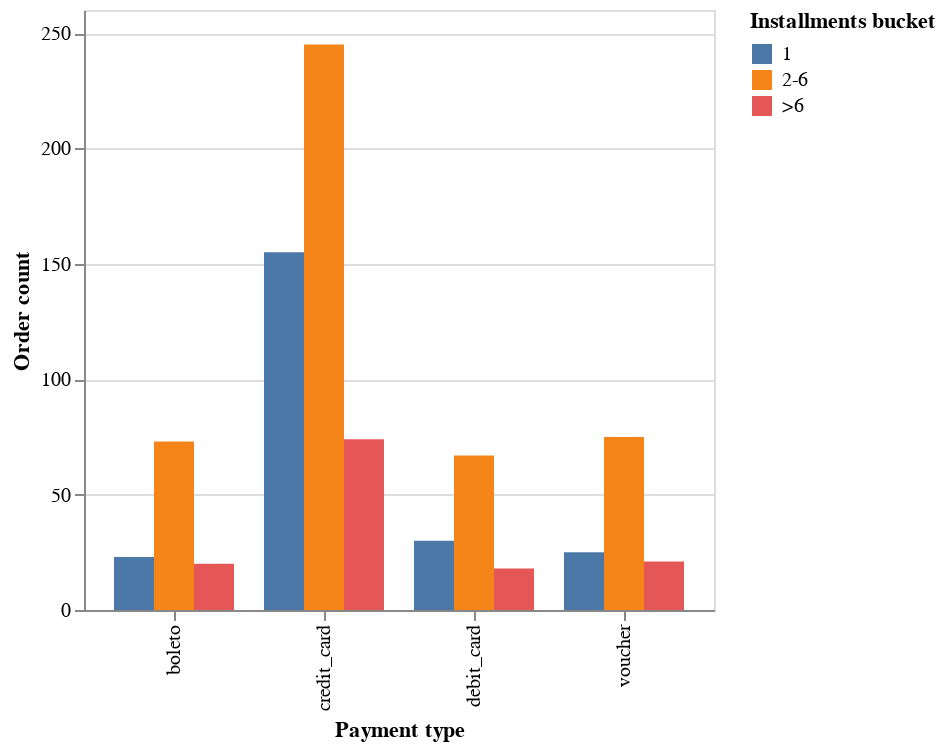

Notebook source saved alongside this figure:
### Code cell
thread.plot('draw a grouped bar chart - x axis should be payment_type, color - installments bucket')

### Figure 1 — Vega-Lite specification as saved in the notebook (floating-point values rounded to 4 significant figures)
{"config": {"view": {"continuousWidth": 300, "continuousHeight": 300}}, "data": {"name": "data-2db8fdd8802d3dc7ec5c94578cc42c36"}, "mark": {"type": "bar"}, "encoding": {"color": {"field": "installments_bucket", "title": "Installments bucket", "type": "nominal"}, "x": {"axis": {"title": "Payment type"}, "field": "payment_type", "type": "nominal"}, "xOffset": {"field": "installments_bucket"}, "y": {"axis": {"title": "Order count"}, "field": "order_count", "type": "quantitative"}}, "$schema": "https://vega.github.io/schema/vega-lite/v5.json", "datasets": {"data-2db8fdd8802d3dc7ec5c94578cc42c36": [{"payment_type": "boleto", "installments_bucket": "1", "order_count": 23, "reviewed_order_count": 3, "aov": 691.8, "avg_review_score": 3.0}, {"payment_type": "boleto", "installments_bucket": "2-6", "order_count": 73, "reviewed_order_count": 24, "aov": 538.4, "avg_review_score": 3.583}, {"payment_type": "boleto", "installments_bucket": ">6", "order_count": 20, "reviewed_order_count": 6, "aov": 249.3, "avg_review_score": 1.833}, {"payment_type": "credit_card", "installments_bucket": "1", "order_count": 155, "reviewed_order_count": 46, "aov": 768.8, "avg_review_score": 3.63}, {"payment_type": "credit_card", "installments_bucket": "2-6", "order_count": 245, "reviewed_order_count": 77, "aov": 1010.0, "avg_review_score": 3.338}, {"payment_type": "credit_card", "installments_bucket": ">6", "order_count": 74, "reviewed_order_count": 23, "aov": 2288.0, "avg_review_score": 3.13}, {"payment_type": "debit_card", "installments_bucket": "1", "order_count": 30, "reviewed_order_count": 10, "aov": 500.8, "avg_review_score": 3.8}, {"payment_type": "debit_card", "installments_bucket": "2-6", "order_count": 67, "reviewed_order_count": 19, "aov": 550.8, "avg_review_score": 3.105}, {"payment_type": "debit_card", "installments_bucket": ">6", "order_count": 18, "reviewed_order_count": 4, "aov": 292.4, "avg_review_score": 2.0}, {"payment_type": "voucher", "installments_bucket": "1", "order_count": 25, "reviewed_order_count": 10, "aov": 853.9, "avg_review_score": 3.2}, {"payment_type": "voucher", "installments_bucket": "2-6", "order_count": 75, "reviewed_order_count": 21, "aov": 333.9, "avg_review_score": 3.286}, {"payment_type": "voucher", "installments_bucket": ">6", "order_count": 21, "reviewed_order_count": 6, "aov": 228.9, "avg_review_score": 2.333}]}}
